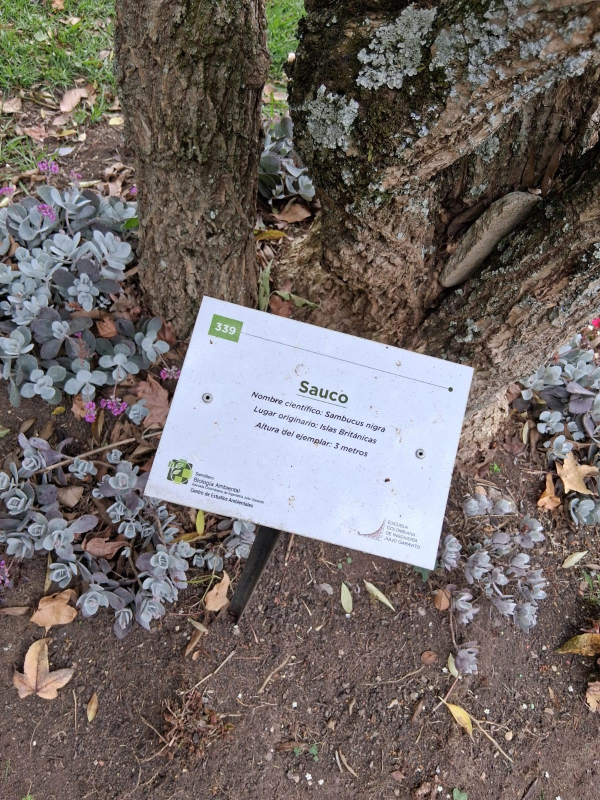
#> input picture ActividadC/main/images/input.jpg, 1200 x 1600 px (shown at 1/2 size)
$ python -i preProcessCodeImg.py   (imports and definitions only)
#> lines starting #> are read from the running program, lines starting #| are printed output that depends on the picture; after the words box and inside, x2 and y2 are one past the last pixel; in counts of white or black regions, pixels touching at a corner belong together
#> further down, picture is the input picture: shape (1600, 1200, 3); mean B, G, R 103, 105.6, 113.4
import cv2, numpy as np, pytesseract, os

# Imports opcionales
try:
    import pandas as pd
except ImportError:
    pd = None

# CHUNK 2 — Utilidades: HSV crop, CLAHE, umbrales, OCR con confianza

def crop_green_hsv(img, lower=(35,25,25), upper=(85,255,255), ksize=5, it_close=2, it_open=1, pad_frac=0.04):
#> called with lower = (35, 25, 25), upper = (85, 255, 255), ksize = 5, it_close = 2, it_open = 1, pad_frac = 0.04
    hsv = cv2.cvtColor(img, cv2.COLOR_BGR2HSV)
#> hsv: shape (1600, 1200, 3); mean H, S, V 43.3, 62.3, 120.3
    mask = cv2.inRange(hsv, np.array(lower, np.uint8), np.array(upper, np.uint8))
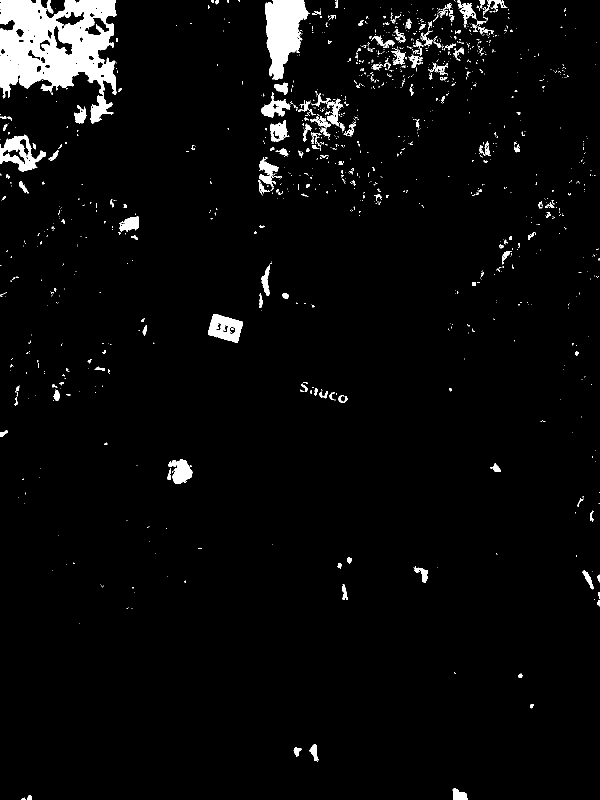
#> mask: shape (1600, 1200) (shown at 1/2 size); 3.8% white; 1294 white regions (1119 under 20 px), largest, box (x1, y1, x2, y2) and area: (0, 0, 233, 247) 32754, (531, 0, 620, 160) 8767, (0, 269, 92, 344) 2884
    k = cv2.getStructuringElement(cv2.MORPH_RECT, (ksize,ksize))
    mask = cv2.morphologyEx(mask, cv2.MORPH_CLOSE, k, iterations=it_close)
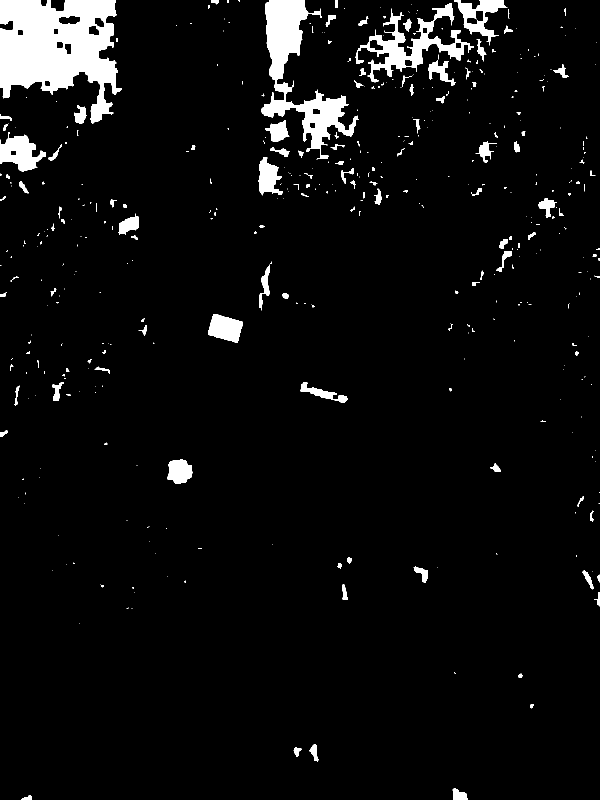
#> mask: shape (1600, 1200) (shown at 1/2 size); 5.1% white; 440 white regions (299 under 20 px), largest, box (x1, y1, x2, y2) and area: (0, 0, 244, 247) 36793, (523, 0, 717, 320) 17922, (710, 6, 948, 165) 9092
    mask = cv2.morphologyEx(mask, cv2.MORPH_OPEN,  k, iterations=it_open)
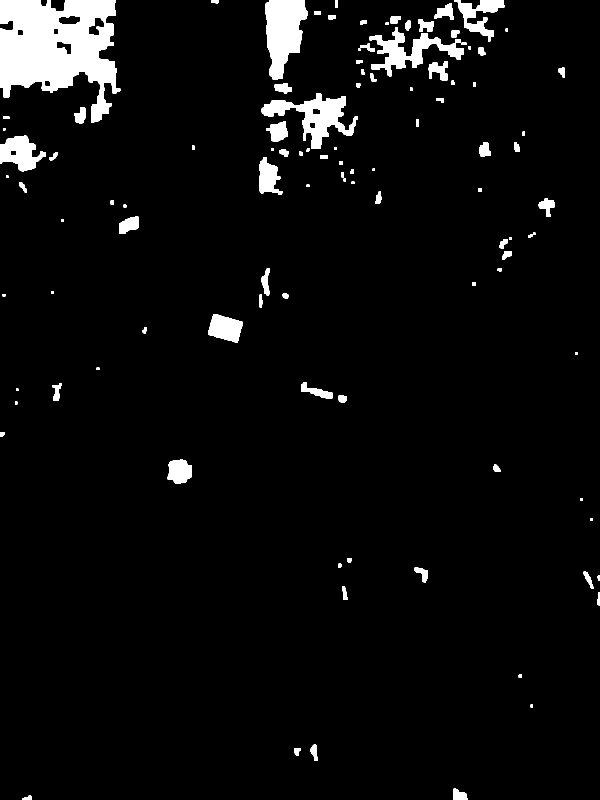
#> mask: shape (1600, 1200) (shown at 1/2 size); 4.7% white; 107 white regions
    cnts,_ = cv2.findContours(mask, cv2.RETR_EXTERNAL, cv2.CHAIN_APPROX_SIMPLE)
#> cnts = 107 contours, 5 with area under 20; largest, box (x1, y1, x2, y2) and area: (0, 0, 241, 246) 37142, (531, 0, 616, 159) 8845, (523, 186, 716, 298) 7548, (739, 54, 928, 153) 5540, (0, 271, 92, 343) 3727
    if not cnts:
        return img.copy()
    c = max(cnts, key=cv2.contourArea)
#> c = contour of 312 points, box (x1, y1, x2, y2) (0, 0, 241, 246), area 37142
    x,y,w,h = cv2.boundingRect(c)
#> x = 0; y = 0; w = 241; h = 246
    pad = int(max(w,h)*pad_frac)
#> pad = 9
    H,W = img.shape[:2]
#> H = 1600; W = 1200
    x0,y0 = max(0,x-pad), max(0,y-pad)
#> x0 = 0; y0 = 0
    x1,y1 = min(W,x+w+pad), min(H,y+h+pad)
#> x1 = 250; y1 = 255
    return img[y0:y1, x0:x1]
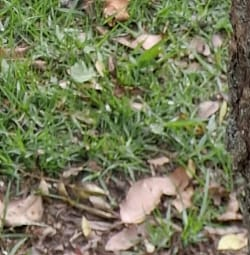
#> returned value: shape (255, 250, 3); mean of channels 0, 1, 2 89.7, 122.6, 117.9; drawn as B, G, R

def apply_clahe(gray, clip=3.0, tiles=8):
    clahe = cv2.createCLAHE(clipLimit=clip, tileGridSize=(tiles,tiles))
    return clahe.apply(gray)

# [50 lines left out: functions thresh_otsu, thresh_adapt, rm_small_blobs, ocr_with_conf, preprocess_variant, not called in this run]

import cv2
import numpy as np

# [81 lines left out: function detect_white_box, not called in this run]

>>> import cv2
>>> picture = cv2.imread('images/input.jpg')
>>> result = crop_green_hsv(picture)
